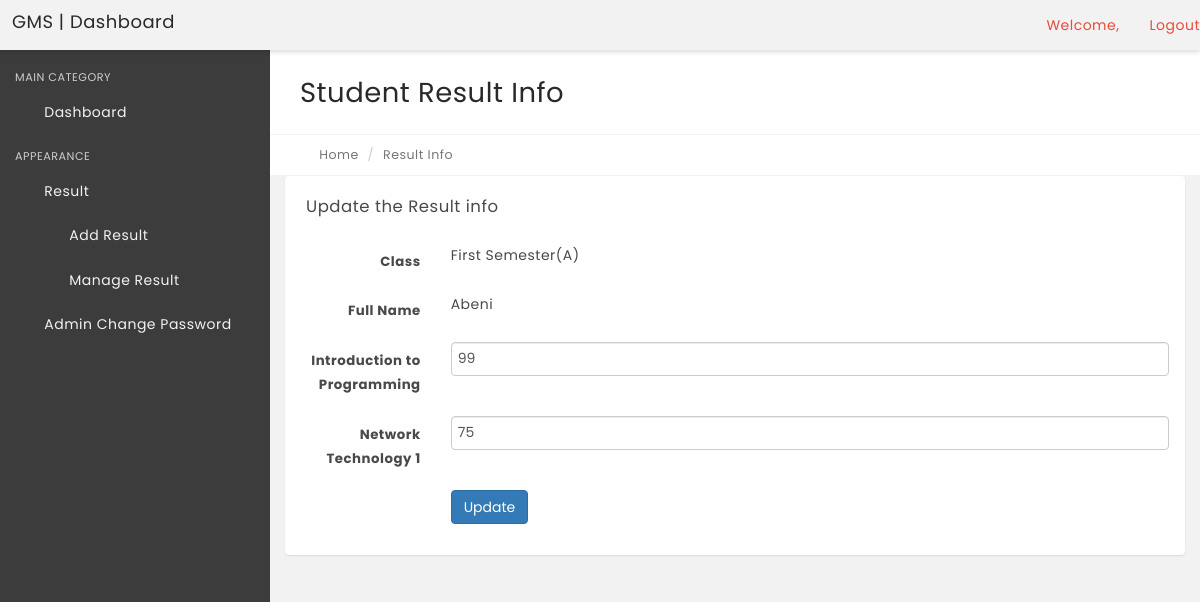
/edit-result.php?stid=2, run on the app's committed database.
### tables this page shows
CREATE TABLE `tblstudents` (
  `StudentId` int(11) NOT NULL,
  `StudentName` varchar(100) NOT NULL,
  `RollId` varchar(100) NOT NULL,
  `StudentEmail` varchar(100) NOT NULL,
  `Gender` varchar(10) NOT NULL,
  `DOB` varchar(100) NOT NULL,
  `ClassId` int(11) NOT NULL,
  `RegDate` timestamp NOT NULL DEFAULT CURRENT_TIMESTAMP,
  `UpdationDate` timestamp NULL DEFAULT NULL ON UPDATE CURRENT_TIMESTAMP,
  `Status` int(1) NOT NULL
);

CREATE TABLE `tblclasses` (
  `id` int(11) NOT NULL,
  `ClassName` varchar(80) DEFAULT NULL,
  `ClassNameNumeric` int(4) NOT NULL,
  `Section` varchar(5) NOT NULL,
  `CreationDate` timestamp NOT NULL DEFAULT CURRENT_TIMESTAMP,
  `UpdationDate` timestamp NOT NULL DEFAULT '0000-00-00 00:00:00' ON UPDATE CURRENT_TIMESTAMP
);

CREATE TABLE `tblresult` (
  `id` int(11) NOT NULL,
  `StudentId` int(11) DEFAULT NULL,
  `ClassId` int(11) DEFAULT NULL,
  `SubjectId` int(11) DEFAULT NULL,
  `marks` int(11) DEFAULT NULL,
  `PostingDate` timestamp NULL DEFAULT CURRENT_TIMESTAMP,
  `UpdationDate` timestamp NULL DEFAULT NULL ON UPDATE CURRENT_TIMESTAMP
);

CREATE TABLE `tblsubjects` (
  `id` int(11) NOT NULL,
  `SubjectName` varchar(100) NOT NULL,
  `SubjectCode` varchar(100) NOT NULL,
  `Creationdate` timestamp NOT NULL DEFAULT CURRENT_TIMESTAMP,
  `UpdationDate` timestamp NOT NULL DEFAULT '0000-00-00 00:00:00' ON UPDATE CURRENT_TIMESTAMP
);

### edit-result.php (the view, shortened to what this page needs)
<?php
if(strlen($_SESSION['alogin'])=="")
    {
    header("Location: index.php");
    }
    else{
$stid=intval($_GET['stid']);
?>
<!DOCTYPE html>
<html lang="en">
    <head>
        <link rel="stylesheet" href="css/bootstrap.min.css" media="screen" >
        <link rel="stylesheet" href="css/font-awesome.min.css" media="screen" >
        <link rel="stylesheet" href="css/animate-css/animate.min.css" media="screen" >
        <link rel="stylesheet" href="css/lobipanel/lobipanel.min.css" media="screen" >
        <link rel="stylesheet" href="css/prism/prism.css" media="screen" >
        <link rel="stylesheet" href="css/select2/select2.min.css" >
        <link rel="stylesheet" href="css/main.css" media="screen" >
    </head>
    <body class="top-navbar-fixed">
        <div class="main-wrapper">
  <?php include('includes/topbar.php');?>
            <div class="content-wrapper">
                <div class="content-container">
                   <?php include('includes/teacherleftbar.php');?>
                    <div class="main-page">
                     <div class="container-fluid">
                            <div class="row page-title-div">
                                <div class="col-md-6">
                                    <h2 class="title">Student Result Info</h2>
                                </div>
                            </div>
                            <div class="row breadcrumb-div">
                                <div class="col-md-6">
                                    <ul class="breadcrumb">
                                        <li><a href="dashboard.php"><i class="fa fa-home"></i> Home</a></li>
                                        <li class="active">Result Info</li>
                                    </ul>
                                </div>
                            </div>
                        </div>
                        <div class="container-fluid">
                        <div class="row">
                                    <div class="col-md-12">
                                        <div class="panel">
                                            <div class="panel-heading">
                                                <div class="panel-title">
                                                    <h5>Update the Result info</h5>
                                                </div>
                                            </div>
                                            <div class="panel-body">
                                                <form class="form-horizontal" method="post">
<?php
$ret = "SELECT tblstudents.StudentName,tblclasses.ClassName,tblclasses.Section from tblresult join tblstudents on tblresult.StudentId=tblresult.StudentId join tblsubjects on tblsubjects.id=tblresult.SubjectId join tblclasses on tblclasses.id=tblstudents.ClassId where tblstudents.StudentId=:stid limit 1";
$stmt = $dbh->prepare($ret);
$stmt->bindParam(':stid',$stid,PDO::PARAM_STR);
$stmt->execute();
$result=$stmt->fetchAll(PDO::FETCH_OBJ);
if($stmt->rowCount() > 0)
{
foreach($result as $row)
{  ?>
                                                    <div class="form-group">
                                            <label for="default" class="col-sm-2 control-label">Class</label>
                                                        <div class="col-sm-10">
<?php echo htmlentities($row->ClassName)?>(<?php echo htmlentities($row->Section)?>)
                                                        </div>
                                                    </div>
<div class="form-group">
<label for="default" class="col-sm-2 control-label">Full Name</label>
<div class="col-sm-10">
<?php echo htmlentities($row->StudentName);?>
</div>
</div>
<?php } }?>
<?php
$sql = "SELECT distinct tblstudents.StudentName,tblstudents.StudentId,tblclasses.ClassName,tblclasses.Section,tblsubjects.SubjectName,tblresult.marks,tblresult.id as resultid from tblresult join tblstudents on tblstudents.StudentId=tblresult.StudentId join tblsubjects on tblsubjects.id=tblresult.SubjectId join tblclasses on tblclasses.id=tblstudents.ClassId where tblstudents.StudentId=:stid ";
$query = $dbh->prepare($sql);
$query->bindParam(':stid',$stid,PDO::PARAM_STR);
$query->execute();
$results=$query->fetchAll(PDO::FETCH_OBJ);
if($query->rowCount() > 0)
{
foreach($results as $result)
{  ?>
<div class="form-group">
<label for="default" class="col-sm-2 control-label"><?php echo htmlentities($result->SubjectName)?></label>
<div class="col-sm-10">
<input type="text" name="marks[]" class="form-control" id="marks" value="<?php echo htmlentities($result->marks)?>" maxlength="5" required="required" autocomplete="off">
</div>
</div>
<?php }} ?>
                                                    <div class="form-group">
                                                        <div class="col-sm-offset-2 col-sm-10">
                                                            <button type="submit" name="submit" class="btn btn-primary">Update</button>
                                                        </div>
                                                    </div>
                                                </form>
                                            </div>
                                        </div>
                                    </div>
                                </div>
                    </div>
                </div>
            </div>
        </div>
    </body>
</html>
<?PHP } ?>

### data on the page
tblstudents: ClassId.ClassName "First Semester", ClassId.Section "A", StudentName "Abeni"
tblresult: SubjectId.SubjectName "Introduction to Programming", marks "99"
tblresult: SubjectId.SubjectName "Network Technology 1", marks "75"
